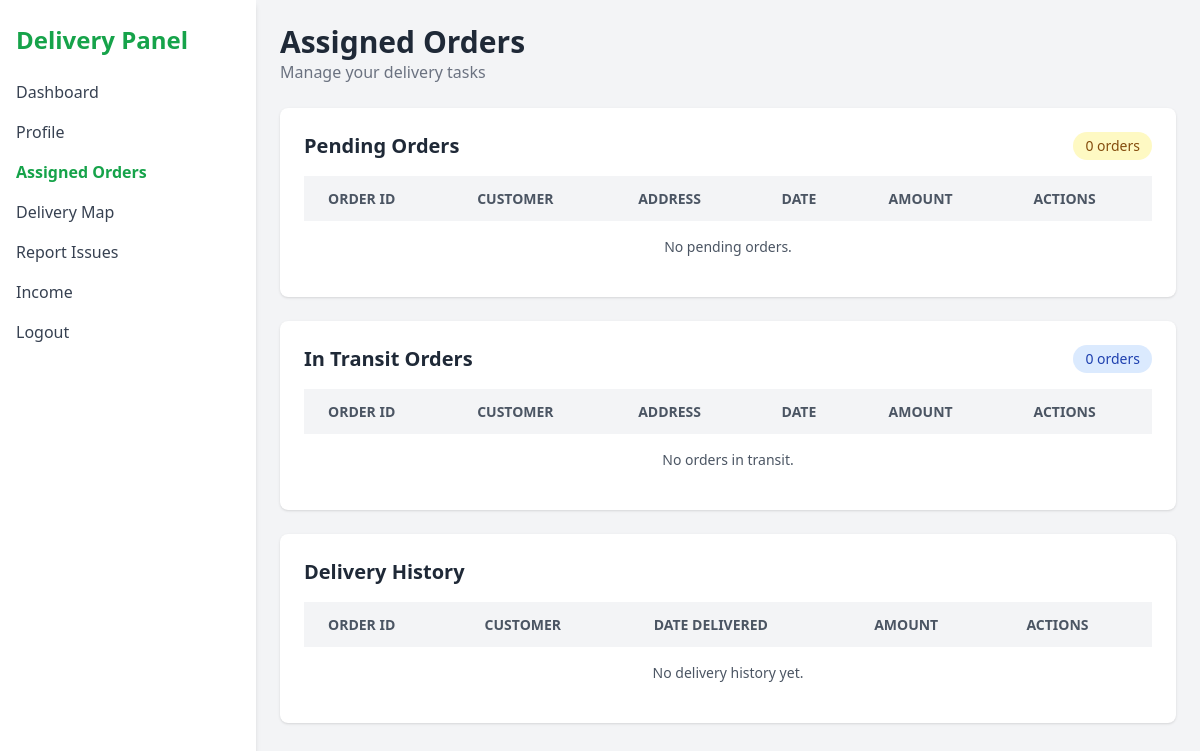
Before: /assigned-orders (signed in) with the older database file.
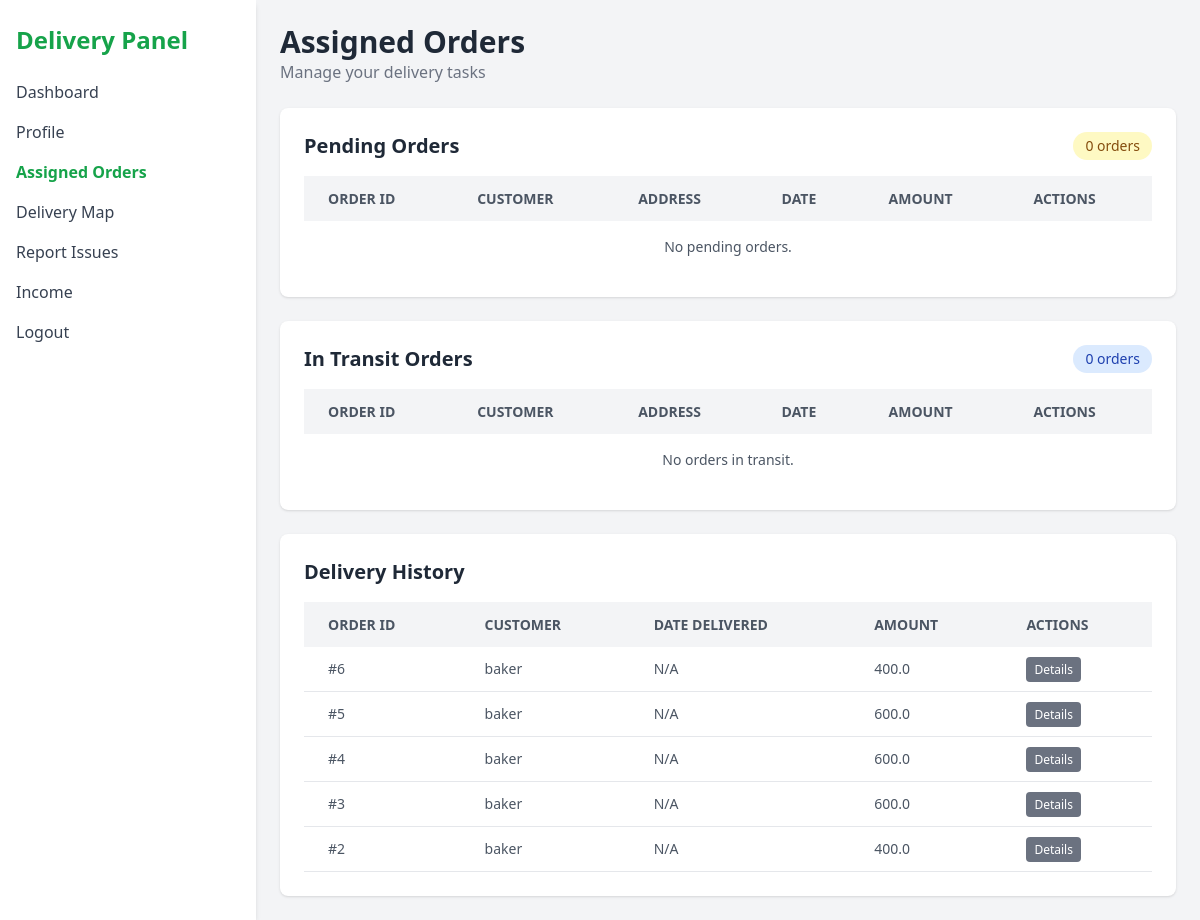
After: the same page with the newer database file.
### models.py (models this page shows, shortened)
class Order(db.Model):
    id = db.Column(db.Integer, primary_key=True)
    customer_id = db.Column(db.Integer, db.ForeignKey('user.id'))
    delivery_man_id = db.Column(db.Integer, db.ForeignKey('user.id'))
    status = db.Column(db.String(20), default='Pending')  # Pending, In Transit, Delivered, Cancelled
    total_amount = db.Column(db.Float)
    shipping_address = db.Column(db.Text)
    order_date = db.Column(db.DateTime, default=datetime.utcnow)
    delivery_date = db.Column(db.DateTime)
    priority = db.Column(db.Enum(PriorityLevel), default=PriorityLevel.medium)
    customer = db.relationship('User', foreign_keys=[customer_id], backref='customer_orders')
    delivery_man = db.relationship('User', foreign_keys=[delivery_man_id], backref='delivery_orders')

class User(db.Model):
    id = db.Column(db.Integer, primary_key=True)
    email = db.Column(db.String(100), unique=True, nullable=False)
    name = db.Column(db.String(100), nullable=False)
    password = db.Column(db.String(200), nullable=False)
    role = db.Column(db.String(50), nullable=False)  # admin, manager, farmer, delivery_man, customer
    phone = db.Column(db.String(20))
    address = db.Column(db.Text)
    blood_group = db.Column(db.String(5))
    image = db.Column(db.String(200))

### app.py (the view)
@app.route('/assigned-orders')
def assigned_orders():
    user_id = session.get('user_id')
    user = db.session.get(User, user_id)
    if not user or user.role != 'delivery_man':
        return redirect(url_for('login'))
    pending_orders = Order.query.filter_by(
        delivery_man_id=user_id,
        status='Pending'
    ).order_by(Order.order_date.desc()).all()
    in_transit_orders = Order.query.filter_by(
        delivery_man_id=user_id,
        status='In Transit'
    ).order_by(Order.order_date.desc()).all()
    completed_orders = Order.query.filter_by(
        delivery_man_id=user_id,
        status='Delivered'
    ).order_by(Order.order_date.desc()).all()
    return render_template('assigned_orders.html',
                          user=user,
                          pending_orders=pending_orders,
                          in_transit_orders=in_transit_orders,
                          completed_orders=completed_orders)

### templates/assigned_orders.html (shortened to what the changed rows need)
<!DOCTYPE html>
<html lang="en">
<head>
  <script src="https://cdn.tailwindcss.com"></script>
</head>
<body class="bg-gray-100 min-h-screen">
  <div class="flex h-screen">
    <aside class="w-64 bg-white shadow-md px-4 py-6">
      <h1 class="text-2xl font-bold text-green-600 mb-6">Delivery Panel</h1>
    </aside>
    <main class="flex-1 p-6 overflow-y-auto">
      <header class="mb-6">
        <h2 class="text-3xl font-semibold text-gray-800">Assigned Orders</h2>
      </header>
      <section class="bg-white p-6 rounded-lg shadow mb-6">
        <div class="overflow-x-auto">
          <table class="min-w-full bg-white">
            <thead>
              <tr class="bg-gray-100 text-gray-600 uppercase text-sm leading-normal">
                <th class="py-3 px-6 text-left">Order ID</th>
                <th class="py-3 px-6 text-left">Customer</th>
                <th class="py-3 px-6 text-left">Address</th>
                <th class="py-3 px-6 text-left">Date</th>
                <th class="py-3 px-6 text-left">Amount</th>
                <th class="py-3 px-6 text-left">Actions</th>
              </tr>
            </thead>
          </table>
        </div>
      </section>
      <section class="bg-white p-6 rounded-lg shadow mb-6">
        <div class="overflow-x-auto">
          <table class="min-w-full bg-white">
            <thead>
              <tr class="bg-gray-100 text-gray-600 uppercase text-sm leading-normal">
                <th class="py-3 px-6 text-left">Order ID</th>
                <th class="py-3 px-6 text-left">Customer</th>
                <th class="py-3 px-6 text-left">Address</th>
                <th class="py-3 px-6 text-left">Date</th>
                <th class="py-3 px-6 text-left">Amount</th>
                <th class="py-3 px-6 text-left">Actions</th>
              </tr>
            </thead>
          </table>
        </div>
      </section>
      <section class="bg-white p-6 rounded-lg shadow">
        <div class="overflow-x-auto">
          <table class="min-w-full bg-white">
            <thead>
              <tr class="bg-gray-100 text-gray-600 uppercase text-sm leading-normal">
                <th class="py-3 px-6 text-left">Order ID</th>
                <th class="py-3 px-6 text-left">Customer</th>
                <th class="py-3 px-6 text-left">Date Delivered</th>
                <th class="py-3 px-6 text-left">Amount</th>
                <th class="py-3 px-6 text-left">Actions</th>
              </tr>
            </thead>
            <tbody class="text-gray-600 text-sm">
              {% if completed_orders %}
                {% for order in completed_orders %}
                <tr class="border-b border-gray-200 hover:bg-gray-50">
                  <td class="py-3 px-6">#{{ order.id }}</td>
                  <td class="py-3 px-6">{{ order.customer.name }}</td>
                  <td class="py-3 px-6">{{ order.delivery_date.strftime('%Y-%m-%d') if order.delivery_date else 'N/A' }}</td>
                  <td class="py-3 px-6">{{ order.total_amount }}</td>
                  <td class="py-3 px-6">
                    <a href="{{ url_for('view_order_details', order_id=order.id) }}" class="bg-gray-500 text-white px-2 py-1 rounded text-xs">Details</a>
                  </td>
                </tr>
                {% endfor %}
              {% else %}
                <tr>
                  <td colspan="5" class="py-4 px-6 text-center">No delivery history yet.</td>
                </tr>
              {% endif %}
            </tbody>
          </table>
        </div>
      </section>
    </main>
  </div>
</body>
</html>

Changed rows visible on the page:
added Order: id "6", customer.name "baker", delivery_date "N/A", total_amount "400.0"
added Order: id "5", customer.name "baker", delivery_date "N/A", total_amount "600.0"
added Order: id "4", customer.name "baker", delivery_date "N/A", total_amount "600.0"
added Order: id "3", customer.name "baker", delivery_date "N/A", total_amount "600.0"
now on this page (row edited): Order: id "2", customer.name "baker", delivery_date "N/A", total_amount "400.0"
Other visible differences:
text no longer shown: "No delivery history yet."
